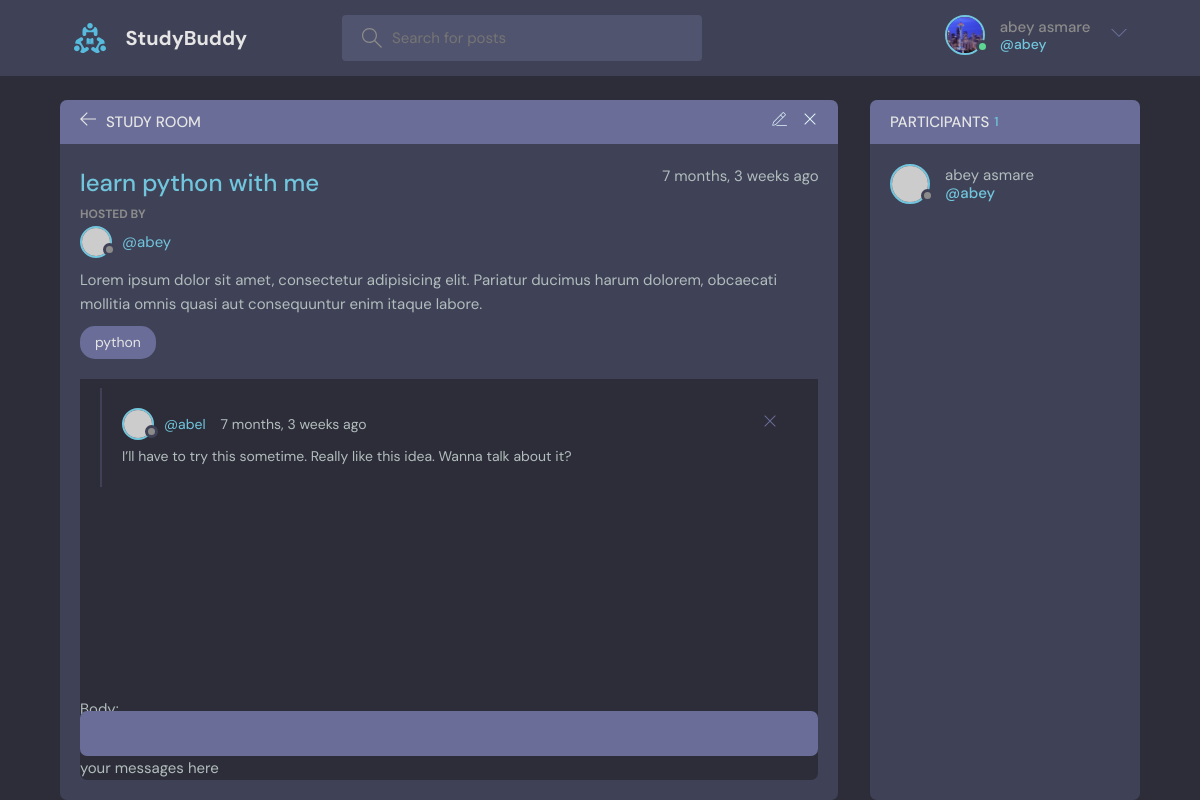
The page /room/3/detail (signed in) on the database its author committed.
### home/models.py (models this page shows, shortened)
class UserProfile(models.Model):
    user = models.OneToOneField(User, on_delete=models.CASCADE)
    avatar = models.ImageField(upload_to='profile_images', blank=True, default='default.jpg')
    about = models.TextField(max_length=700, default="")

class Room(models.Model):
    host = models.ForeignKey(User, on_delete=models.SET_NULL, null=True)
    topic = models.ForeignKey(Topic, on_delete=models.SET_NULL, null=True)
    name = models.CharField(max_length=200)
    description = models.TextField(null=True, blank=True)
    participants = models.ManyToManyField(
        User, related_name='participants', blank=True)
    updated = models.DateTimeField(auto_now=True)
    created = models.DateTimeField(auto_now_add=True)
    class Meta:
        ordering = ['-updated', '-created']

class Topic(models.Model):
    name = models.CharField(max_length=200)
    def __str__(self):
        return self.name

class Message(models.Model):
    user = models.ForeignKey(User, on_delete=models.CASCADE)
    room = models.ForeignKey(Room, on_delete=models.CASCADE, related_name='messages')
    body = models.CharField(max_length=400, help_text='your messages here'
    )
    updated = models.DateTimeField(auto_now=True)
    created = models.DateTimeField(auto_now_add=True)
    class Meta:
        ordering = ['-updated', '-created']

### home/views.py (the view, shortened to what this page needs)
# urls.py: path('room/<pk>/detail', views.RoomDetailView.as_view(), name='room'),
class RoomDetailView(LoginRequiredMixin, View):
    model = Room
    def get(self, request, pk):
        context = {
            'room': get_object_or_404(self.model, pk=pk),
            'form': CommentForm(),
        }
        return render(request, 'home/room.html', context)

### home/forms.py
class CommentForm(forms.ModelForm):
    class Meta:
        model = Message
        fields = ['body']

### home/templates/home/room.html (shortened to what this page needs)
{% extends 'home/base.html' %}
{% load humanize %}
{% block content %}
    <main class="profile-page layout layout--2">
      <div class="container">
        <div class="room">
          <div class="room__top">
            <div class="room__topLeft">
              <a href="index.html">
                <svg version="1.1" xmlns="http://www.w3.org/2000/svg" width="32" height="32" viewBox="0 0 32 32">
                  <title>arrow-left</title>
                  <path
                    d="M13.723 2.286l-13.723 13.714 13.719 13.714 1.616-1.611-10.96-10.96h27.625v-2.286h-27.625l10.965-10.965-1.616-1.607z"
                  ></path>
                </svg>
              </a>
              <h3>Study Room</h3>
            </div>
            <div class="room__topRight">
              <a href="#">
              </a>
              <a href="#">
                <svg version="1.1" xmlns="http://www.w3.org/2000/svg" width="32" height="32" viewBox="0 0 32 32">
                  <title>remove</title>
                  <path
                    d="M27.314 6.019l-1.333-1.333-9.98 9.981-9.981-9.981-1.333 1.333 9.981 9.981-9.981 9.98 1.333 1.333 9.981-9.98 9.98 9.98 1.333-1.333-9.98-9.98 9.98-9.981z"
                  ></path>
                </svg>
              </a>
            </div>
          </div>
          <div class="room__box scroll">
            <div class="room__header scroll">
              <div class="room__info">
                <h3>{{room.name}}</h3>
                <span>{{ room.updated|naturaltime }}</span>
              </div>
              <div class="room__hosted">
                <p>Hosted By</p>
                <a href="#" class="room__author">
                  <div class="avatar avatar--small">
                    <img src="https://randomuser.me/api/portraits/men/37.jpg" />
                  </div>
                  <span>@{{room.host.username}}</span>
                </a>
              </div>
              <div class="room__details">
                {{room.description}}
              </div>
              <span class="room__topics">{{room.topic}}</span>
            </div>
            <div class="room__conversation">
              <div class="threads scroll">
            {% if room.messages.all %}
            {% for cmt in room.messages.all %}
                <div class="thread">
                  <div class="thread__top">
                    <div class="thread__author">
                      <a href="#" class="thread__authorInfo">
                        <div class="avatar avatar--small">
                          <img src="https://randomuser.me/api/portraits/men/37.jpg" />
                        </div>
                        <span>@{{cmt.user.username}}</span>
                      </a>
                      <span class="thread__date">{{cmt.created|naturaltime}}</span>
                    </div>
                    <div class="thread__delete">
                      <svg version="1.1" xmlns="http://www.w3.org/2000/svg" width="32" height="32" viewBox="0 0 32 32">
                        <title>remove</title>
                        <path
                          d="M27.314 6.019l-1.333-1.333-9.98 9.981-9.981-9.981-1.333 1.333 9.981 9.981-9.981 9.98 1.333 1.333 9.981-9.98 9.98 9.98 1.333-1.333-9.98-9.98 9.98-9.981z"
                        ></path>
                      </svg>
                    </div>
                  </div>
                  <div class="thread__details">
                    {{cmt.body }}
                  </div>
                </div>
            {% endfor %}
                {% else %}
                <p style="margin:10% 35%;"> Be first to comment</p>
            {% endif %}
              </div>
            </div>
          </div>
          <div class="room__message">
            <form method="post">
              {{ form }}
            </form>
          </div>
        </div>
        <div class="participants">
          <h3 class="participants__top">Participants <span>{{room.participants.all.count}}</span></h3>
          <div class="participants__list scroll">
            {% if room.participants.all %}
            {% for user in room.participants.all %}
            <a href="profile.html" class="participant">
              <div class="avatar avatar--medium">
                <img src="https://randomuser.me/api/portraits/men/37.jpg" />
              </div>
              <p>
                {{user.first_name}} {{user.last_name}}
                <span>@{{user.username}}</span>
              </p>
            </a>
            {% endfor %}
            {% else %}
            <p>No participants</p>
            {% endif %}
          </div>
        </div>
      </div>
       </main>
{% endblock content %}

### home/templates/home/base.html (shortened to what this page needs)
{% load static %}
<!DOCTYPE html>
<html lang="en">
  <head>
    <link rel="stylesheet" href="{% static 'home/css/styles.css' %}" />
  </head>
  <body>
    <header class="header header--loggedIn">
      <div class="container">
        <a href="/" class="header__logo">
          <img src="{% static 'home/assets/logo.svg' %}" />
          <h1>StudyBuddy</h1>
        </a>
        <form class="header__search" method="get">
          <label>
            {% url 'study:home' as path %}
            {% if request.path == path %}
            <input placeholder="Search for rooms..." name="q" />
            {% else %}
            <input placeholder="Search for posts" name="q"/>
            {% endif %}
          </label>
        </form>
        <nav class="header__menu">
          {% if not user.is_authenticated %}
          <a href="/login.html">
            <img src="{% static 'home/assets/avatar.svg' %}" />
            <p>Login</p>
          </a>
          {% else %}
          <div class="header__user">
            <a href="{% url 'study:profile' user.id %}">
              <div class="avatar avatar--medium active">
                <img src="{{  user.userprofile.avatar.url }}" />
              </div>
              <p>{{ user.first_name}} {{ user.last_name }}  <span>@{{ user.username }}</span></p>
            </a>
            <button class="dropdown-button">
              <svg version="1.1" xmlns="http://www.w3.org/2000/svg" width="32" height="32" viewBox="0 0 32 32">
                <title>chevron-down</title>
                <path d="M16 21l-13-13h-3l16 16 16-16h-3l-13 13z"></path>
              </svg>
            </button>
          </div>
          {% endif %}
        </nav>
      </div>
    </header>
  {% block content %} {% endblock content %}
  </body>
</html>

### rows shown on the page
Room: name "learn python with me", updated "7 months, 3 weeks ago", host.username "abey", description "Lorem ipsum dolor sit amet, consectetur adipisicing elit. Pariatur ducimus harum dolorem, obcaecati mollitia omnis quasi aut consequuntur enim itaque labore.", topic "python", participants.all.count "1"
Message: user.username "abel", created "7 months, 3 weeks ago", body "I’ll have to try this sometime. Really like this idea. Wanna talk about it?"

### other values the page prints
{{ user.first_name }} "abey"
{{ user.last_name }} "asmare"
{{ user.username }} "abey"
